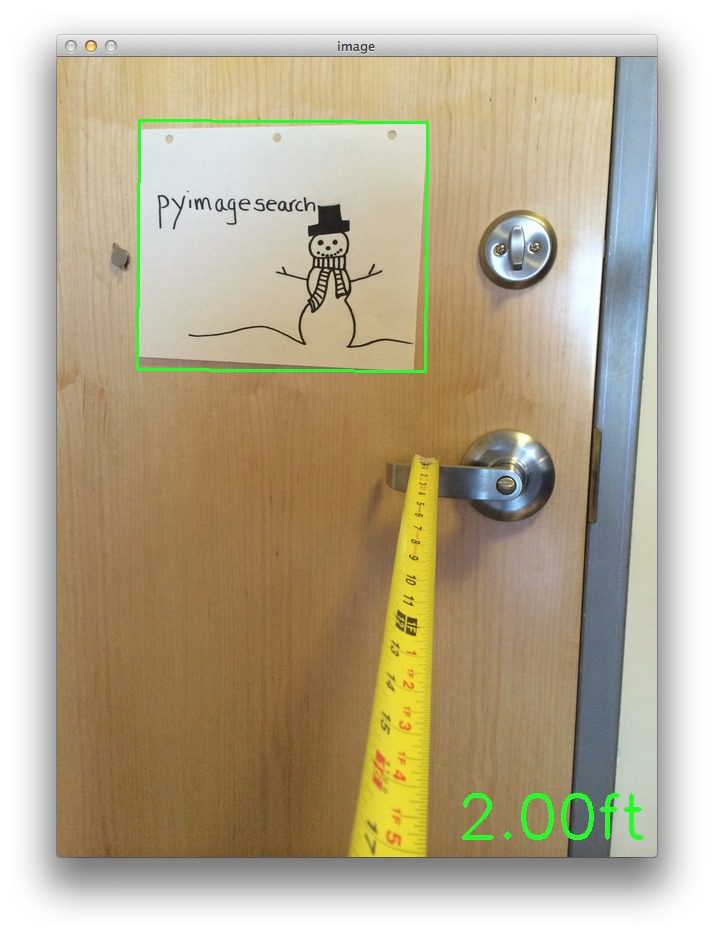
#> input picture images/2ft.jpg, 714 x 936 px, found by its file name
$ python main.py   (older library calls are emulated)
#> lines starting #> are read from the running program, lines starting #| are printed output that depends on the picture; after the words box and inside, x2 and y2 are one past the last pixel; in counts of white or black regions, pixels touching at a corner belong together
#> further down, image is the input picture: shape (936, 714, 3); mean B, G, R 145.7, 171.8, 183.6
# import the necessary packages
from imutils import paths
import numpy as np
import imutils
import cv2


def find_marker(image):
    # convert the image to grayscale, blur it, and detect edges
    gray = cv2.cvtColor(image, cv2.COLOR_BGR2GRAY)
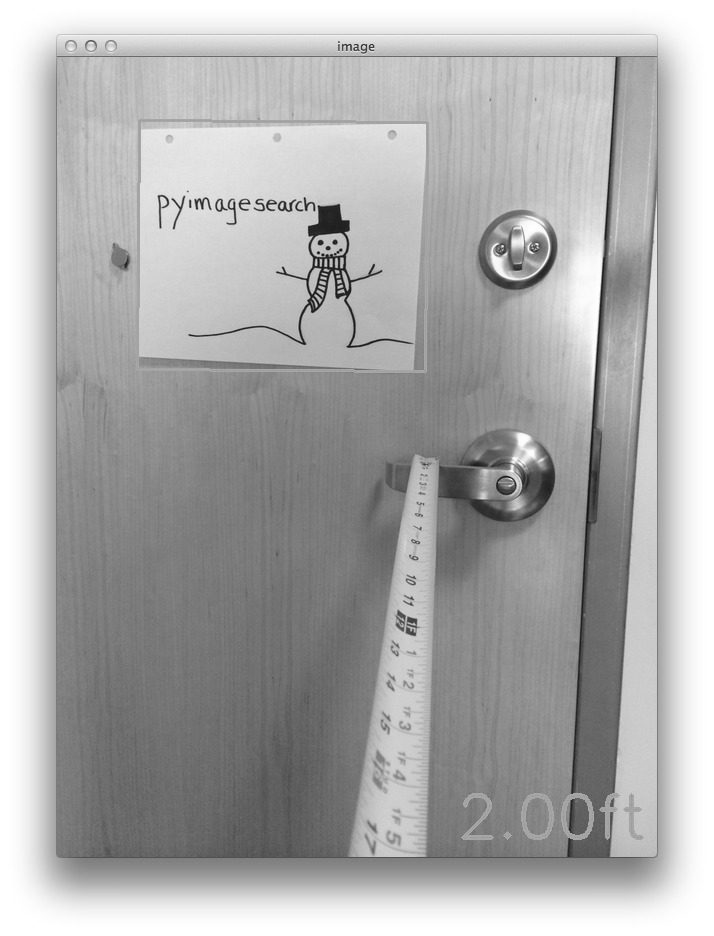
#> gray: shape (936, 714); min 7, max 255, mean 172.3
    gray = cv2.GaussianBlur(gray, (5, 5), 0)
    edged = cv2.Canny(gray, 35, 125)
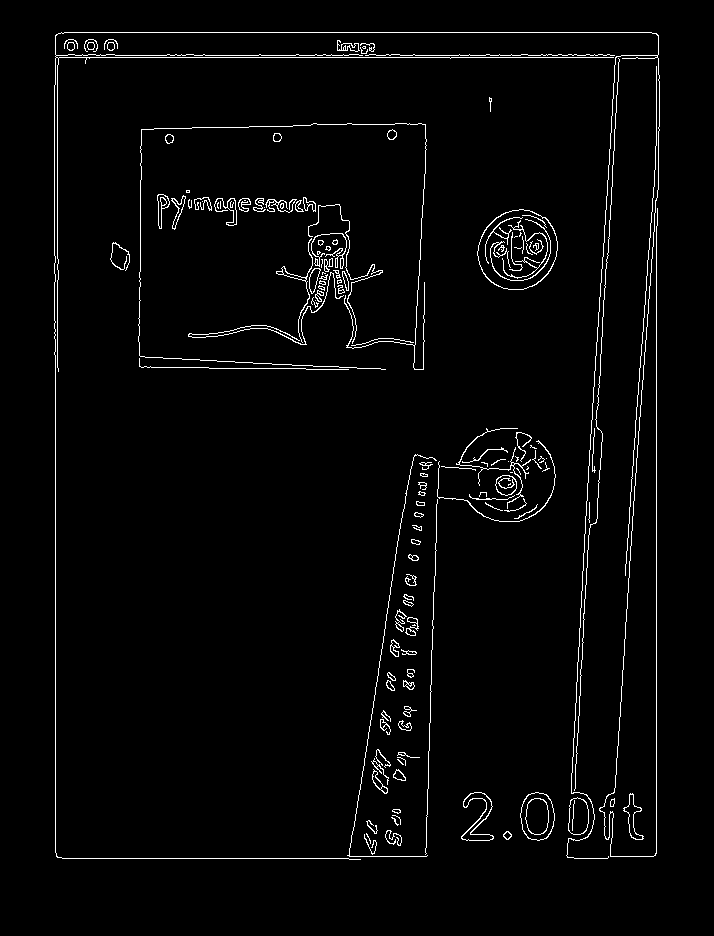
#> edged: shape (936, 714); 2.6% white in thin lines or dots, all inside (x1, y1, x2, y2) = (54, 32, 660, 860)
    # find the contours in the edged image and keep the largest one;
    # we'll assume that this is our piece of paper in the image
    cnts = cv2.findContours(edged.copy(), cv2.RETR_LIST, cv2.CHAIN_APPROX_SIMPLE)
#> cnts = 245 contours, 137 with area under 20; largest, box (x1, y1, x2, y2) and area: (477, 209, 558, 290) 4974, (477, 209, 558, 290) 4907, (520, 792, 555, 841) 1298, (520, 792, 555, 841) 1277, (525, 798, 549, 835) 686
    cnts = imutils.grab_contours(cnts)
    c = max(cnts, key=cv2.contourArea)
#> c = contour of 120 points, box (x1, y1, x2, y2) (477, 209, 558, 290), area 4974
    # compute the bounding box of the of the paper region and return it
    return cv2.minAreaRect(c)


def distance_to_camera(knownWidth, focalLength, perWidth):
    # compute and return the distance from the maker to the camera
    return (knownWidth * focalLength) / perWidth


# initialize the known distance from the camera to the object, which
# in this case is 24 inches
KNOWN_DISTANCE = 24.0
# initialize the known object width, which in this case, the piece of
# paper is 12 inches wide
KNOWN_WIDTH = 11.0
# load the furst image that contains an object that is KNOWN TO BE 2 feet
# from our camera, then find the paper marker in the image, and initialize
# the focal length
image = cv2.imread("images/2ft.jpg")
marker = find_marker(image)
#> marker = ((517.2, 249.5), (82.34, 77.11), -65.22)
focalLength = (marker[1][0] * KNOWN_DISTANCE) / KNOWN_WIDTH
#> focalLength = 179.7

# loop over the images
for imagePath in sorted(paths.list_images("images")):
    # load the image, find the marker in the image, then compute the
    # distance to the marker from the camera
    image = cv2.imread(imagePath)
    marker = find_marker(image)
    inches = distance_to_camera(KNOWN_WIDTH, focalLength, marker[1][0])
#> inches = 24
    # draw a bounding box around the image and display it
    box = cv2.cv.BoxPoints(marker) if imutils.is_cv2() else cv2.boxPoints(marker)
#> box = ((535, 303.1), (465, 270.8), (499.5, 196), (569.5, 228.3))
    box = np.int0(box)
#> box = [[534, 303], [464, 270], [499, 195], [569, 228]]
    cv2.drawContours(image, [box], -1, (0, 255, 0), 2)
    cv2.putText(image, "%.2fft" % (inches / 12),
                (image.shape[1] - 200, image.shape[0] - 20), cv2.FONT_HERSHEY_SIMPLEX,
                2.0, (0, 255, 0), 3)
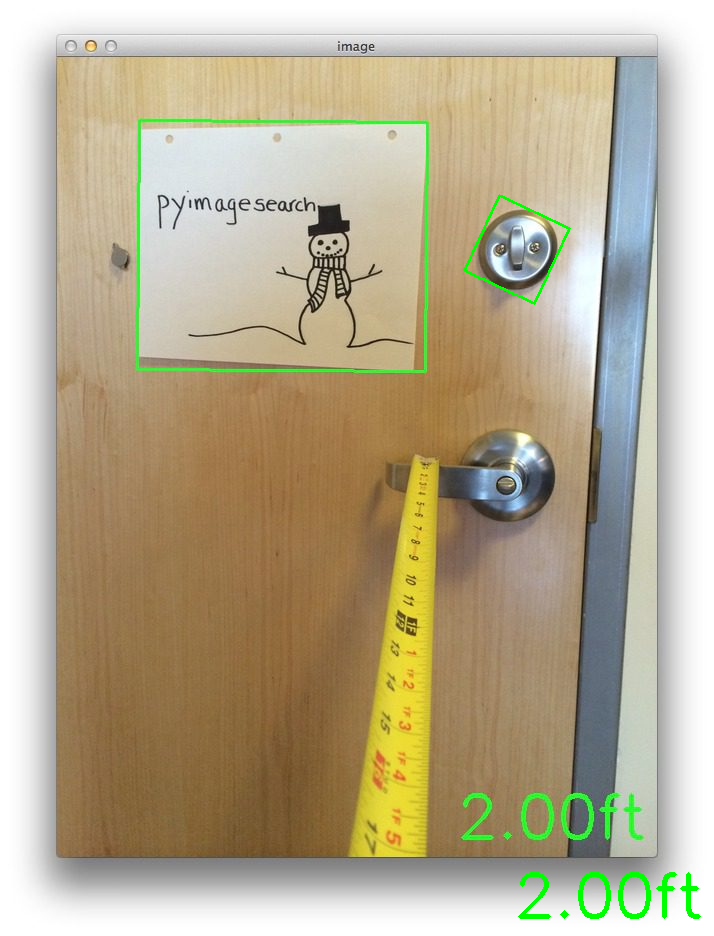
#> image: shape (936, 714, 3); mean B, G, R 144.8, 172, 182.6
    cv2.imshow("image", image)
    cv2.waitKey(0)
